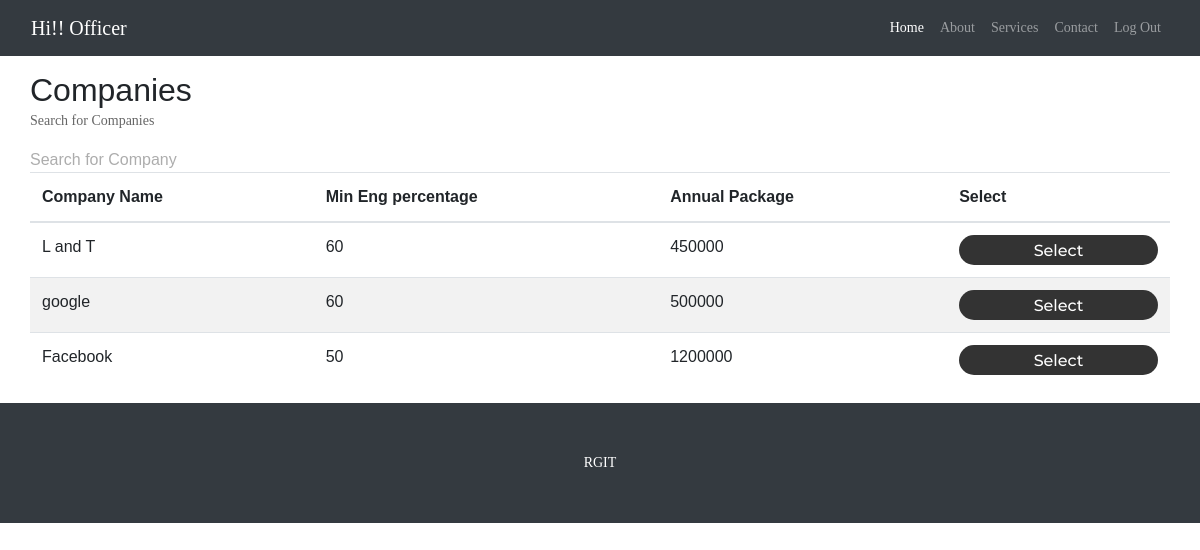
/TPO/companies.php (signed in), run on the app's committed database.
### tables this page shows
CREATE TABLE `company` (
  `company_id` int(19) NOT NULL,
  `company_name` varchar(11) NOT NULL,
  `minimum_percentage_eng` int(15) NOT NULL,
  `annual_package` float NOT NULL,
  `minimum_percentage_tenth` float NOT NULL,
  `minimum_percentage_twelfth` float NOT NULL,
  `minimum_percentage_diploma` float NOT NULL,
  `minimum_percentage_ug` float NOT NULL,
  `minimum_percentage_pg` float NOT NULL,
  `gap_criteria` int(16) NOT NULL,
  `active_kt` int(16) NOT NULL
);

### TPO/companies.php (the view, shortened to what this page needs)
<?php
require '../includes/dbconnect.php';
?>
<!DOCTYPE html>
<html lang="en">
<head>
  <link href="../style/home/vendor/bootstrap/css/bootstrap.min.css" rel="stylesheet">
  <link href="../style/home/css/start.css" rel="stylesheet">
  <link rel="stylesheet" type="text/css" href="../style/forms/css/main.css">
</head>
<body>
  <?php require '../includes/header_tpo.php'; ?>
  <?php
  $query = "select * from company";
  $results = $conn->query($query);
  ?>
  <div class="container">
    <div class="container">
      <h2 id="after_nav">Companies</h2>
      <p>Search for Companies</p>
      <input type="text" id="myInput" onkeyup="myFunction()" placeholder="Search for Company">
      <table id="myTable" class="table table-hover overflow-y:auto;">
        <thead>
          <tr>
            <th>Company Name</th>
            <th>Min Eng percentage</th>
            <th>Annual Package</th>
            <th>Select</th>
          </tr>
        </thead>
        <tbody>
          <?php
          if ($results) {
            while ($row = $results->fetch_assoc()) {
              ?>
              <tr>
                <td><?php echo ($row['company_name']); ?></td>
                <td><?php echo ($row['minimum_percentage_eng']); ?></td>
                <td><?php echo ($row['annual_package']); ?></td>
                <td>
                  <form method="post" action="/RGIT/TPO/to_profile.php" onsubmit="return confirm('Are you sure you want to select <?php echo ($row['company_name']); ?> ?');">
                    <button style="height:30px;" class="apply_button contact100-form-btn" type="submit">Select</button>
                  </form>
                </td>
              </tr>
          <?php
            }
          } else {
            echo ("No Companies");
          }
          ?>
        </tbody>
      </table>
    </div>
  </div>
  <?php require '../includes/footer.php' ?>
</body>
</html>

### style/home/css/start.css (style rules this page uses)
body { padding-top: 56px; }
#myInput { margin-top: 15px; }
#after_nav { margin-top: 15px; }

### style/forms/css/main.css (style rules this page uses)
tr:nth-child(even) { background-color: #f2f2f2 }
#myInput { margin-top: 15px; }
#after_nav { margin-top: 15px; }
* { margin: 0px; padding: 0px; box-sizing: border-box; }
body, html { height: 100%; font-family: Poppins-Regular, sans-serif; }
h1,h2,h3,h4,h5,h6 { margin: 0px; }
p { font-family: Poppins-Regular; font-size: 14px; line-height: 1.7; color: #666666; margin: 0px; }
input { outline: none; border: none; }
button { outline: none !important; border: none; background: transparent; }
.container { max-width: 1200px; }
.contact100-form-btn { display: -webkit-box; display: -webkit-flex; display: -moz-box; display: -ms-flexbox; display: flex; justify-content: center; align-items: center; padding: 0 20px; width: 100%; height: 50px; background-color: #333333; border-radius: 25px; font-family: Montserrat-Medium; font-size: 16px; color: #fff; line-height: 1.2; -webkit-transition: all 0.4s; -o-transition: all 0.4s; -moz-transition: all 0.4s; transition: all 0.4s; }

### data on the page
company: company_name "L and T", minimum_percentage_eng "60", annual_package "450000"
company: company_name "google", minimum_percentage_eng "60", annual_package "500000"
company: company_name "Facebook", minimum_percentage_eng "50", annual_package "1200000"

### other printed values
$username "Officer"
